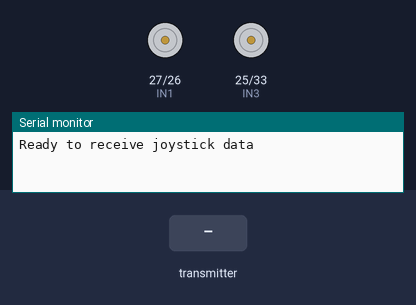
The sketch below on a simulated ESP32. On the bench: motor-driver pin pairs drawn as motors (green arrow = first pin HIGH = forward, orange = second pin HIGH = backward, longer = more drive, scaled by the enable pin), the last lines printed to the serial monitor. The inputs (shaded band) are chosen by the test bench.

Above: at 1.2 s.
1.3 s: the transmitter starts sending x = 1024
At 2.5 s:
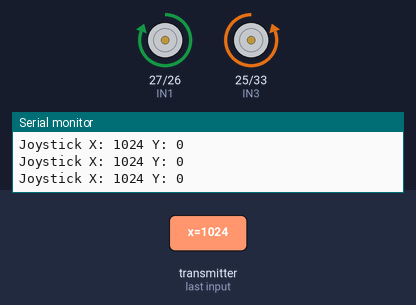
2.8 s: the transmitter starts sending y = 1024
At 3.9 s:
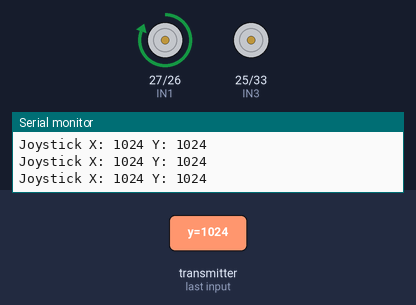
4.3 s: the transmitter starts sending x = 0
At 5.1 s:
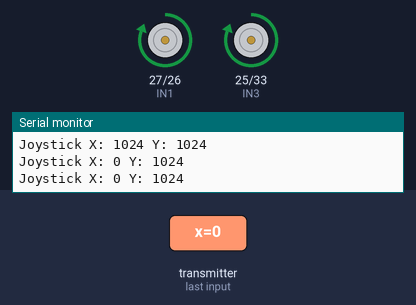
5.8 s: the transmitter starts sending x = 2048
At 6.2 s:
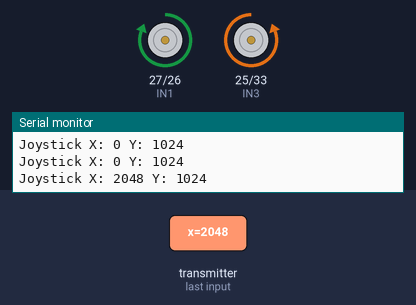
7.3 s: the transmitter starts sending y = 2048
At 8.5 s:
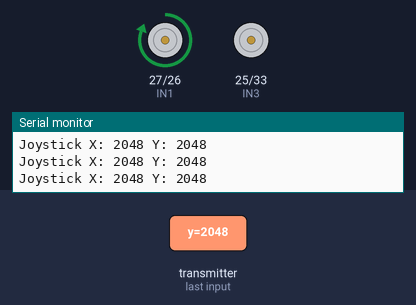
Timing chart, 0 to 9.8 s (numbered marks = the images above; inputs shaded):
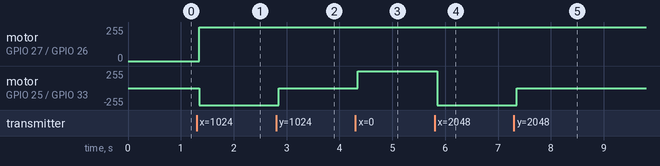

Measured:
- after the input at 1.3 s, motor on GPIO 27 (IN1) / GPIO 26 (IN2): stopped → forward 255/255 after 0.05 s; motor on GPIO 25 (IN3) / GPIO 33 (IN4): stopped → backward 255/255 after 0.05 s
- after the input at 2.8 s, motor on GPIO 25 (IN3) / GPIO 33 (IN4): backward 255/255 → stopped after 0.05 s
- after the input at 4.3 s, motor on GPIO 25 (IN3) / GPIO 33 (IN4): stopped → forward 255/255 after 0.05 s
- after the input at 5.8 s, motor on GPIO 25 (IN3) / GPIO 33 (IN4): forward 255/255 → backward 255/255 after 0.05 s
- after the input at 7.3 s, motor on GPIO 25 (IN3) / GPIO 33 (IN4): backward 255/255 → stopped after 0.05 s

The sketch:

Receiver_Code.ino
```cpp
#include <esp_now.h>
#include <WiFi.h>

#define ENA 14  // Motor A speed (PWM) pin
#define ENB 32 // Motor B speed (PWM) pin
#define IN1 27  // Motor A direction pin 1
#define IN2 26  // Motor A direction pin 2
#define IN3 25  // Motor B direction pin 1
#define IN4 33  // Motor B direction pin 2


typedef struct struct_message {
  int16_t x;
  int16_t y;
} struct_message;

struct_message incomingData;

void onReceive(const uint8_t * mac, const uint8_t *incomingDataRaw, int len) {
  memcpy(&incomingData, incomingDataRaw, sizeof(incomingData));
  Serial.printf("Joystick X: %d Y: %d\n", incomingData.x, incomingData.y);

  driveMotors(incomingData.x, incomingData.y);
}

void driveMotors(int16_t x, int16_t y) {
  // Deadzone to prevent motor jitter around zero
  int deadzone = 100;
  if (abs(x) < deadzone) x = 0;
  if (abs(y) < deadzone) y = 0;

  // Calculate motor speeds [-255..255]
  // Simple tank drive style mixing
  int16_t motorA = y + x;
  int16_t motorB = y - x;

  // Constrain to PWM limits
  motorA = constrain(motorA, -1000, 1000);
  motorB = constrain(motorB, -1000, 1000);

  // Map from -1000..1000 to -255..255
  motorA = map(motorA, -1000, 1000, -255, 255);
  motorB = map(motorB, -1000, 1000, -255, 255);

  setMotor(ENA, IN1, IN2, motorA);
  setMotor(ENB, IN3, IN4, motorB);
}

void setMotor(int pwmPin, int dirPin1, int dirPin2, int speed) {
  if (speed > 0) {  //Forward move
    digitalWrite(dirPin1, HIGH);
    digitalWrite(dirPin2, LOW);
    analogWrite(pwmPin, speed);
  } else if (speed < 0) {  ////backward move
    digitalWrite(dirPin1, LOW);
    digitalWrite(dirPin2, HIGH);
    analogWrite(pwmPin, -speed);
  } else {
    // Stop motor
    digitalWrite(dirPin1, LOW);
    digitalWrite(dirPin2, LOW);
    analogWrite(pwmPin, 0);
  }
}

void setup() {
  Serial.begin(115200);

  WiFi.mode(WIFI_STA);
  WiFi.disconnect();

  if (esp_now_init() != ESP_OK) {
    Serial.println("ESP-NOW init failed");
    while(1);
  }

  esp_now_register_recv_cb(onReceive);

  pinMode(IN1, OUTPUT);
  pinMode(IN2, OUTPUT);
  pinMode(ENA, OUTPUT);
  pinMode(IN3, OUTPUT);
  pinMode(IN4, OUTPUT);
  pinMode(ENB, OUTPUT);

  Serial.println("Ready to receive joystick data");
}

void loop() {
  // Nothing to do here, all handled in callback
}
```
